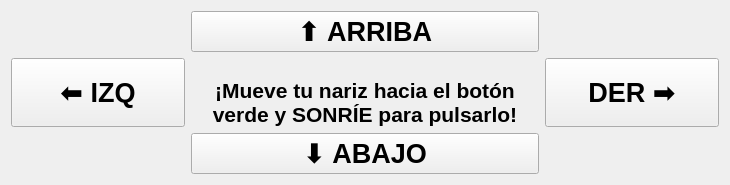
            <widget class="QWidget" name="tutorialPage">
             <layout class="QGridLayout" name="gridLayout_tutorial" rowstretch="1,1,1" columnstretch="1,2,1">
              <item row="0" column="1">
               <widget class="QPushButton" name="btn_tut_up">
                <property name="sizePolicy">
                 <sizepolicy hsizetype="Expanding" vsizetype="Expanding">
                  <horstretch>0</horstretch>
                  <verstretch>0</verstretch>
                 </sizepolicy>
                </property>
                <property name="font">
                 <font>
                  <pointsize>20</pointsize>
                  <bold>true</bold>
                 </font>
                </property>
                <property name="text">
                 <string>⬆ ARRIBA</string>
                </property>
               </widget>
              </item>
              <item row="1" column="0">
               <widget class="QPushButton" name="btn_tut_left">
                <property name="sizePolicy">
                 <sizepolicy hsizetype="Expanding" vsizetype="Expanding">
                  <horstretch>0</horstretch>
                  <verstretch>0</verstretch>
                 </sizepolicy>
                </property>
                <property name="font">
                 <font>
                  <pointsize>20</pointsize>
                  <bold>true</bold>
                 </font>
                </property>
                <property name="text">
                 <string>⬅ IZQ</string>
                </property>
               </widget>
              </item>
              <item row="1" column="1">
               <layout class="QVBoxLayout" name="verticalLayout_tut_info">
                <item>
                 <widget class="QLabel" name="icon_tut_info">
                  <property name="sizePolicy">
                   <sizepolicy hsizetype="Expanding" vsizetype="Expanding">
                    <horstretch>0</horstretch>
                    <verstretch>0</verstretch>
                   </sizepolicy>
                  </property>
                  <property name="minimumSize">
                   <size>
                    <width>10</width>
                    <height>10</height>
                   </size>
                  </property>
                  <property name="alignment">
                   <set>Qt::AlignmentFlag::AlignCenter</set>
                  </property>
                 </widget>
                </item>
                <item>
                 <widget class="QLabel" name="label_tut_info">
                  <property name="font">
                   <font>
                    <pointsize>16</pointsize>
                    <bold>true</bold>
                   </font>
                  </property>
                  <property name="text">
                   <string>¡Mueve tu nariz hacia el botón verde y SONRÍE para pulsarlo!</string>
                  </property>
                  <property name="alignment">
                   <set>Qt::AlignmentFlag::AlignCenter</set>
                  </property>
                  <property name="wordWrap">
                   <bool>true</bool>
                  </property>
                 </widget>
                </item>
               </layout>
              </item>
              <item row="1" column="2">
               <widget class="QPushButton" name="btn_tut_right">
                <property name="sizePolicy">
                 <sizepolicy hsizetype="Expanding" vsizetype="Expanding">
                  <horstretch>0</horstretch>
                  <verstretch>0</verstretch>
                 </sizepolicy>
                </property>
                <property name="font">
                 <font>
                  <pointsize>20</pointsize>
                  <bold>true</bold>
                 </font>
                </property>
                <property name="text">
                 <string>DER ➡</string>
                </property>
               </widget>
              </item>
              <item row="2" column="1">
               <widget class="QPushButton" name="btn_tut_down">
                <property name="sizePolicy">
                 <sizepolicy hsizetype="Expanding" vsizetype="Expanding">
                  <horstretch>0</horstretch>
                  <verstretch>0</verstretch>
                 </sizepolicy>
                </property>
                <property name="font">
                 <font>
                  <pointsize>20</pointsize>
                  <bold>true</bold>
                 </font>
                </property>
                <property name="text">
                 <string>⬇ ABAJO</string>
                </property>
               </widget>
              </item>
             </layout>
            </widget>
